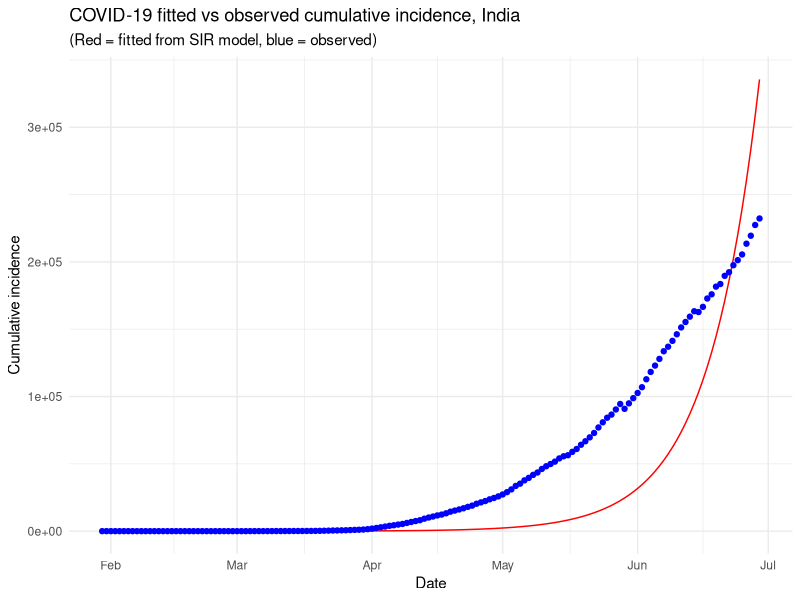
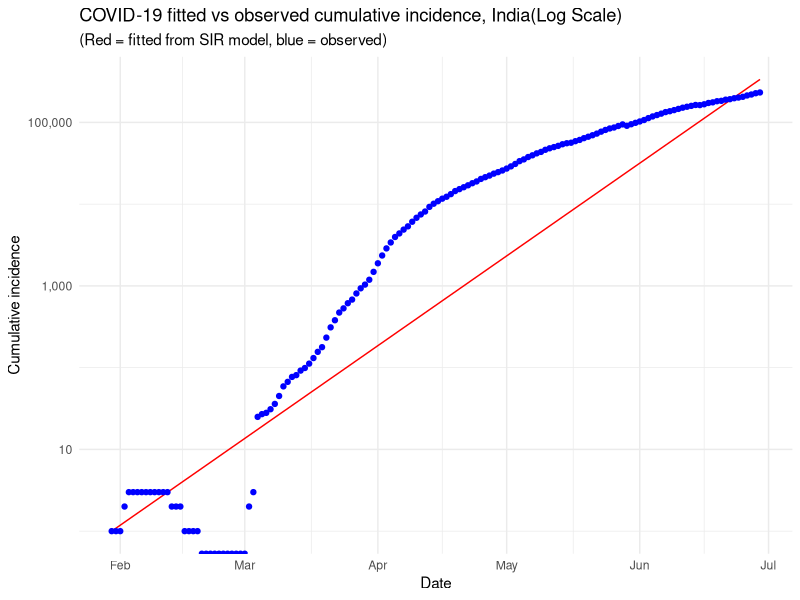
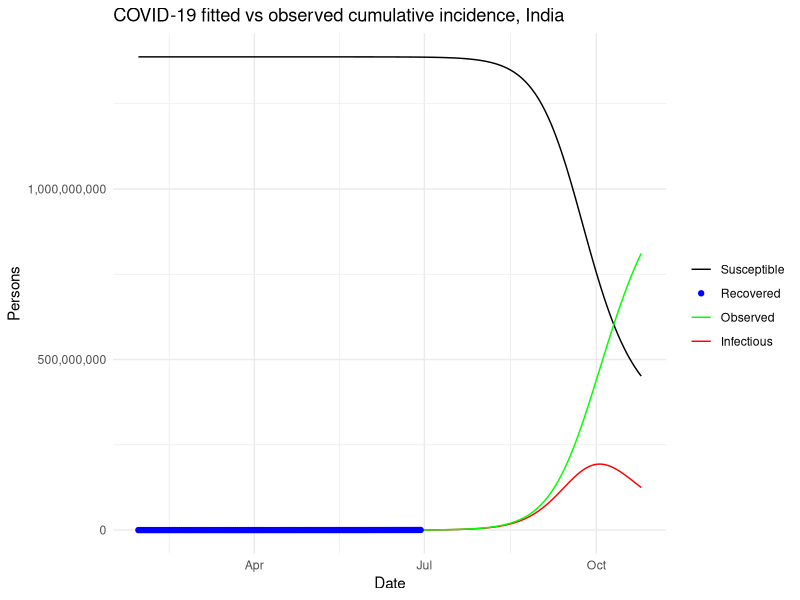
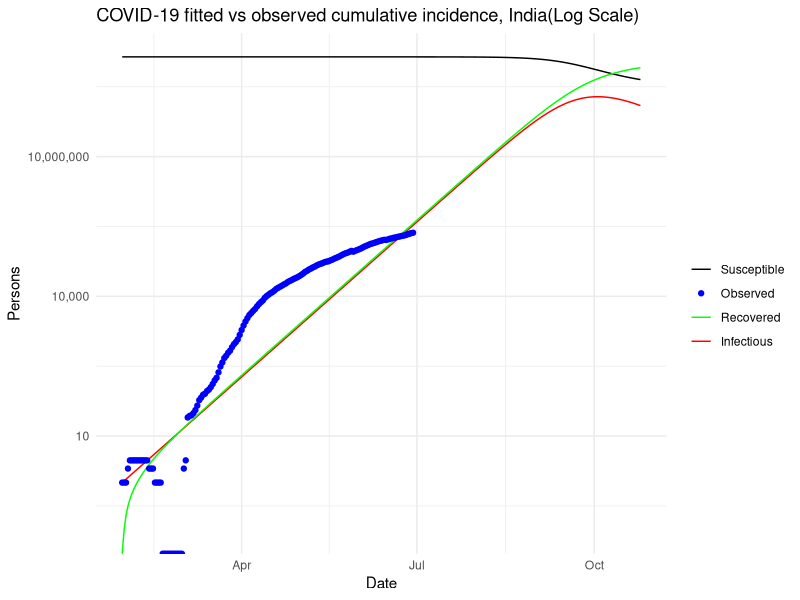

The R source for these figures, in order:
### SIR model. THis is using India incidences for Covid-19. Input required is 
# cumulative incidence and total population. It calculates beta and gamma using ODE.
# it also calculate reproduction rate R0 that means how many people get affected from one person.
# the code also gives peak date and maximum people that will get infected. 
#setwd("C:\\Users\\Talal Mohd\\Desktop\\tayyab\\TERI\\Internship(Minor Project)\\SIR\\India")
India <- read.table('India_nation_level_daily.csv', header=TRUE, sep=',')
India$Date <- as.Date(India$Date,format = "%m/%d/%y")
N <- 1387297452 # total population
SIR <- function(time, country, parameters) {
  par <- as.list(c(country, parameters))
  with(par, {
    dS <- -beta * I * S / N
    dI <- beta * I * S / N - gamma * I
    dR <- gamma * I
    list(c(dS, dI, dR))
  })
}
library(deSolve)
library(lubridate)
sir_start_date <- "2020-01-30"
sir_end_date <- "2020-06-29"                              

Infected <- India$I
Day <- 1:(length(Infected))

# now specify initial values for S, I and R

init <- c(
  S = N - Infected[1],
  I = Infected[1],
  R = 0
)

RSS <- function(parameters) {
  names(parameters) <- c("beta", "gamma")
  out <- ode(y = init, times = Day, func = SIR, parms = parameters)
  fit <- out[, 3]
  sum((Infected - fit)^2)
}

# now find the values of beta and gamma that give the
# smallest RSS, which represents the best fit to the data.
# Start with values of 0.5 for each, and constrain them to
# the interval 0 to 1.0


Opt <- optim(c(0.1, 0.1),
             RSS,
             method = "L-BFGS-B",
             lower = c(0, 0),
             upper = c(1, 1)
)


# check for convergence
Opt$message
#Convergence is confirmed. Now we can examine the fitted values for ββ and γγ:

Opt_par <- setNames(Opt$par, c("beta", "gamma"))
Opt_par
t <- 1:as.integer(ymd(sir_end_date) + 1 - ymd(sir_start_date))
fitted_cumulative_incidence <- data.frame(ode(
  y = init, times = t,
  func = SIR, parms = Opt_par
))

library(dplyr)
fitted_cumulative_incidence <- fitted_cumulative_incidence %>%
  mutate(
    Date = ymd(sir_start_date) + days(t - 1),
    cumulative_incident_cases = Infected
  )

# plot the data
library(ggplot2)
fitted_cumulative_incidence %>%
  ggplot(aes(x = Date)) +
  geom_line(aes(y = I), colour = "red") +
  geom_point(aes(y = cumulative_incident_cases), colour = "blue") +
  labs(
    y = "Cumulative incidence",
    title = "COVID-19 fitted vs observed cumulative incidence, India",
    subtitle = "(Red = fitted from SIR model, blue = observed)"
  ) +
  theme_minimal()

R0 <- as.numeric(Opt_par[1] / Opt_par[2])
# plot in log scale
fitted_cumulative_incidence %>%
  ggplot(aes(x = Date)) +
  geom_line(aes(y = I), colour = "red") +
  geom_point(aes(y = cumulative_incident_cases), colour = "blue") +
  labs(
    y = "Cumulative incidence",
    title = "COVID-19 fitted vs observed cumulative incidence, India(Log Scale)",
    subtitle = "(Red = fitted from SIR model, blue = observed)"
  ) +
  theme_minimal() +
  scale_y_log10(labels = scales::comma)


# time in days for predictions
t <- 1:270

# get the fitted values from our SIR model
fitted_cumulative_incidence <- data.frame(ode(
  y = init, times = t,
  func = SIR, parms = Opt_par
))


# add a Date column and join the observed incidence data
fitted_cumulative_incidence <- fitted_cumulative_incidence %>%
  mutate(
    Date = ymd(sir_start_date) + days(t - 1),
    country = "India",
    cumulative_incident_cases = c(Infected, rep(NA, length(t) - length(Infected)))
  )

# plot the data
fitted_cumulative_incidence %>%
  ggplot(aes(x = Date)) +
  geom_line(aes(y = I, colour = "red")) +
  geom_line(aes(y = S, colour = "black")) +
  geom_line(aes(y = R, colour = "green")) +
  geom_point(aes(y = cumulative_incident_cases, colour = "blue")) +
  scale_y_continuous(labels = scales::comma) +
  labs(y = "Persons", title = "COVID-19 fitted vs observed cumulative incidence, India") +
  scale_colour_manual(name = "", values = c(red = "red", black = "black", green = "green", blue = "blue"
  ), labels = c("Susceptible","Recovered", "Observed", "Infectious" )) +
  theme_minimal()


#The same graph in log scale for the y-axis and with a legend for better readability:
# plot the data
fitted_cumulative_incidence %>%
  ggplot(aes(x = Date)) +
  geom_line(aes(y = I, colour = "red")) +
  geom_line(aes(y = S, colour = "black")) +
  geom_line(aes(y = R, colour = "green")) +
  geom_point(aes(y = cumulative_incident_cases, colour = "blue")) +
  scale_y_log10(labels = scales::comma) +
  labs(
    y = "Persons",
    title = "COVID-19 fitted vs observed cumulative incidence, India(Log Scale)"
  ) +
  scale_colour_manual(
    name = "",
    values = c(red = "red", black = "black", green = "green", blue = "blue"),
    labels = c("Susceptible", "Observed", "Recovered", "Infectious")
  ) +
  theme_minimal()

#Other interesting statistics can be computed from the fit of our model. For example:
# the peak of the pandemic
#	the number of severe cases
#	the number of people in need of intensive care
#	the number of deaths
fit <- fitted_cumulative_incidence

# peak of pandemic
fit[fit$I == max(fit$I), c("Date", "I")]

# severe cases
max_infected <- max(fit$I)
# cases with need for intensive care
intensive_care_patient <- max_infected * 0.02 # assuming 2% infected people will need intensive care
# if we consider death rate as total death/total infected till June 29
death_rate = India$Deaths[dim(India)[1]]/India$Confirmed[dim(India)[1]]
total_death = max_infected * death_rate
